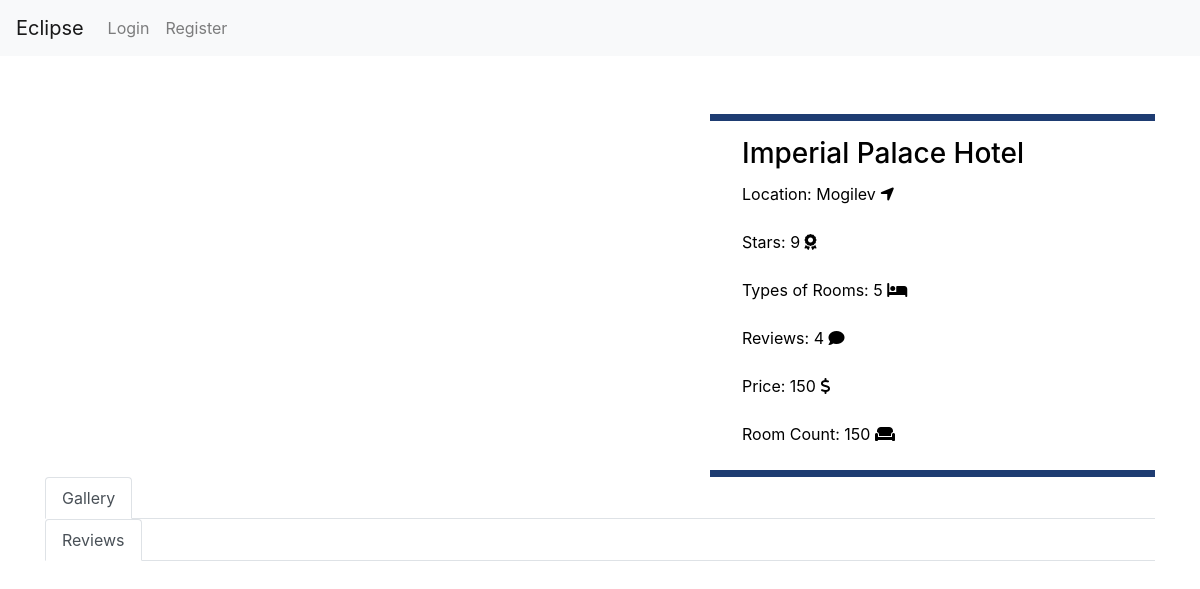
Page /hotel/2/ on the committed database.
### agency/models.py (models this page shows, shortened)
class Hotel(models.Model):
    Cities = (
        ('Minsk', 'Minsk'),
        ('Brest', 'Brest'),
        ('Vitebsk', 'Vitebsk'),
        ('Mogilev', 'Mogilev'),
        ('Gomel', 'Gomel'),
        ('Grodno', 'Grodno'),
    )
    name = models.CharField(max_length=255)
    description = models.TextField()
    stars = models.IntegerField()
    location = models.CharField(max_length=10, choices=Cities)
    price = models.IntegerField(default=10)
    room_count = models.IntegerField(default=5)
    images = models.ImageField(upload_to="hotels/")

### agency/views.py (the view)
# urls.py: path('hotel/<int:pk>/', views.hotel_detail, name='hotel_detail'),
def hotel_detail(request, pk):
    hotel = get_object_or_404(Hotel, pk=pk)
    return render(request, 'agency/hotel_detail.html', {'hotel': hotel})

### agency/templates/agency/hotel_detail.html (shortened to what this page needs)
{% extends 'agency/base.html' %}
{% block content %}
  <nav class="navbar navbar-expand-lg justify-content-between navbar-dark" role="navigation">
  </nav>
  <div class="container">
    <div class="row mt-2 ">
      <div class="col-md-7 mt-text text-white align-self-center mb-2">
        <h1>Eclipse</h1>
      </div>
      <div class="col-md-5 col-md-push-1">
        <div class=" form-card">
          <h3>{{hotel.name}}</h3>
          <form action="#">
            <div class="row form-group">
              <div class="col-md-12">
                <label for="destination">Location: {{ hotel.location }}</label>
                <i class="fas fa-location-arrow"></i>
              </div>
            </div>
            <div class="row form-group">
              <div class="col-md-12">
                <label for="destination">Stars: {{ hotel.stars }}</label>
                <i class="fas fa-award"></i>
              </div>
            </div>
            <div class="row form-group">
              <div class="col-md-12">
                <label for="destination">Types of Rooms: 5</label>
                <i class="fas fa-bed"></i>
              </div>
            </div>
            <div class="row form-group">
              <div class="col-md-12">
                <label for="destination">Reviews: 4</label>
                <i class="	fas fa-comment"></i>
              </div>
            </div>
            <div class="row form-group">
              <div class="col-md-12">
                <label for="destination">Price: {{hotel.price}}</label>
                <i class="	fas fa-dollar-sign"></i>
              </div>
            </div>
            <div class="row form-group">
              <div class="col-md-12">
                <label for="destination">Room Count: {{hotel.room_count}}</label>
                <i class="	fas fa-couch"></i>
              </div>
            </div>
          </form>
        </div>
      </div>
    </div>
  </div>
<div class="section">
  <div class="container">
    <div class="row mb-3">
      <div class="col-sm-12">
        <ul class="nav nav-tabs" id="myTab" role="tablist">
          <li class="nav-item">
            <a class="nav-link active" id="top-cities-tab" data-toggle="tab" href="" role="tab" aria-controls="top-cities" aria-selected="true">Gallery</a>
          </li>
        </ul>
        <div class="tab-content" id="myTabContent">
          <ul class="nav nav-tabs" id="myTab" role="tablist">
            <li class="nav-item">
            <a class="nav-link active" id="top-cities-tab" data-toggle="tab" href="" role="tab" aria-controls="top-cities" aria-selected="true">Reviews</a>
            </li>
          </ul>
        </div>
      </div>
    </div>
  </div>
</div>
{% endblock %}

### agency/static/css/test.css (style rules this page uses)
body { font-family: "Lato", Arial, sans-serif; font-weight: 400; font-size: 16px; line-height: 1.7; background-image: url(https://wallpapercave.com/wp/wp4803756.jpg); background-size: cover; background-position: center; color: #777; }
nav { margin-bottom: 1rem; }
.form-card { background: #fff; border-bottom: 7px solid #1e3c72; border-top: 7px solid #1e3c72; color: black; padding: 0 2rem; }
.form-card h3 { color: #000; padding: 1rem 0 0.1rem 0; }
#process h2, h3 { border-bottom: 2px solid #fff; color: #fff; margin: 1rem 0; padding: 0 0 1rem 0; }

### rows in the picture
Hotel: name "Imperial Palace Hotel", location "Mogilev", stars "9", price "150", room_count "150"
